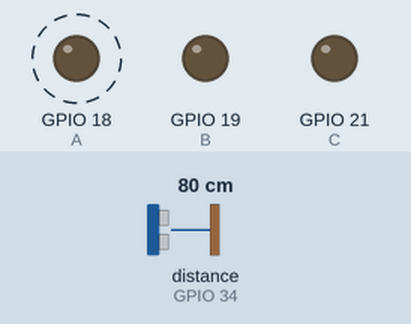
This sketch was run on a simulated ESP32. On the bench: output pins drawn as LEDs (lit = HIGH). Wiring (inferred from the names in the program): ultrasonic range finder: trigger GPIO 5; echo GPIO 34. Dashed ring = blinking. The test bench sets the inputs (shaded band); at power-on: distance to the obstacle (sensor on GPIO 34) 80 cm. The echo pulse lasts 58.3 µs per cm; pins used as bus, display or sensor lines are not drawn; what the sketch prints to the serial monitor is not drawn.

Above: at 0.2 s.
Timing chart, 0 to 3.0 s (numbered marks = the images above):
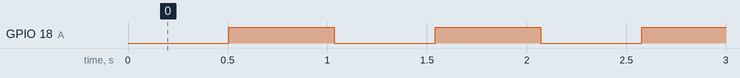

Measured:
- by itself, GPIO 18 (A): alternates HIGH for 0.53 s and LOW for 0.51 s

The sketch:

mux-2ultrasonic.ino
```cpp
#define ECHO_MUX_OUT 34

// MUX Address Pins
#define A 18
#define B 19
#define C 21

// Separate Trigger Pins
#define TRIG1 5
#define TRIG2 32

void setup() {
  Serial.begin(115200);

  // Initialize MUX Control
  pinMode(A, OUTPUT);
  pinMode(B, OUTPUT);
  pinMode(C, OUTPUT);
  pinMode(ECHO_MUX_OUT, INPUT);

  // Initialize Triggers
  pinMode(TRIG1, OUTPUT);
  pinMode(TRIG2, OUTPUT);

  // Ensure everything starts LOW
  digitalWrite(TRIG1, LOW);
  digitalWrite(TRIG2, LOW);
  digitalWrite(A, LOW);
  digitalWrite(B, LOW);
  digitalWrite(C, LOW);

  Serial.println("System Booted. Starting Measurements...");
}

float readSensor(int channel, int trigPin) {
  // 1. SELECT MUX CHANNEL
  digitalWrite(A, bitRead(channel, 0));
  digitalWrite(B, bitRead(channel, 1));
  digitalWrite(C, bitRead(channel, 2));

  // Give the MUX and electrical lines a moment to settle
  delayMicroseconds(100);

  // 2. TRIGGER SEQUENCE (Mentor's Advice: 5us LOW, 10us HIGH)
  digitalWrite(trigPin, LOW);
  delayMicroseconds(5);
  digitalWrite(trigPin, HIGH);
  delayMicroseconds(10);
  digitalWrite(trigPin, LOW);

  // 3. LISTEN (Timeout at 30ms / ~5 meters)
  long duration = pulseIn(ECHO_MUX_OUT, HIGH, 30000);

  if (duration == 0) return -1; // No object detected
  return (float)duration / 58.0; // Standard HC-SR04 conversion
}

void loop() {
  // --- SENSOR 1 ---
  float d1 = readSensor(0, TRIG1); // Channel 0, Trig 5
  Serial.print("Sensor 1: ");
  if (d1 < 0) Serial.print("OUT OF RANGE");
  else { Serial.print(d1); Serial.print(" cm"); }

  // 4. WAIT 0.5 SECONDS (500ms)
  delay(500);

  // --- SENSOR 2 ---
  float d2 = readSensor(1, TRIG2); // Channel 1, Trig 32
  Serial.print(" | Sensor 2: ");
  if (d2 < 0) Serial.println("OUT OF RANGE");
  else { Serial.print(d2); Serial.println(" cm"); }

  // WAIT 0.5 SECONDS before repeating loop
  delay(500);
}
```
